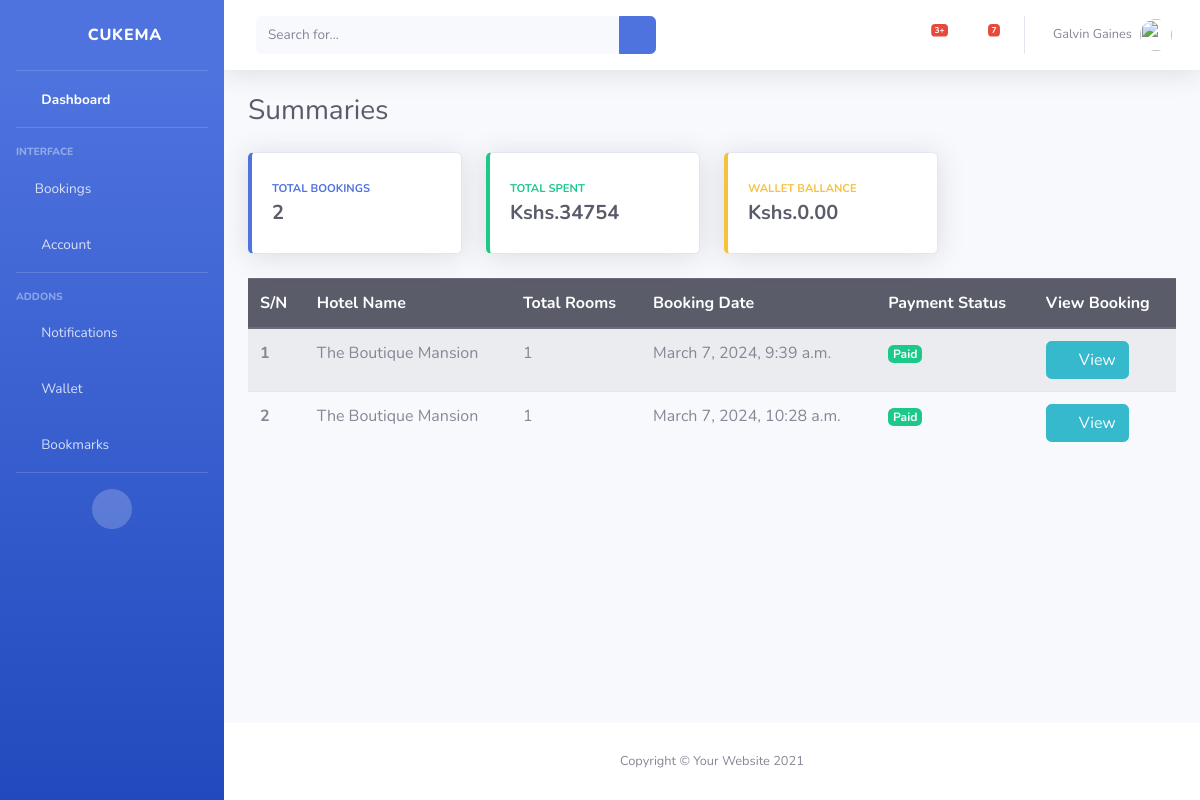
The page /dashboard/ (signed in) on the database its author committed.
### UserAuth/models.py (models this page shows, shortened)
class User(AbstractUser):
    full_name = models.CharField(max_length=225,null=True,blank=True)
    username = models.CharField(max_length=225, unique=True)
    email = models.EmailField(unique=True)
    phone = models.CharField(max_length=255,null=True, blank=True)
    gender = models.CharField(max_length=255,choices=GENDER,default='male')
    otp = models.CharField(max_length=20,null=True, blank=True)
    USERNAME_FIELD = 'email'
    REQUIRED_FIELDS = ['username']
    def __str__(self):
        return self.username

class Profile(models.Model):
    image = models.FileField(upload_to=user_directory_path,default='default.jpg',blank=True, null=True)
    user = models.OneToOneField(User, blank=True,on_delete=models.CASCADE)
    full_name = models.CharField(max_length=225,null=True,blank=True)
    phone = models.CharField(max_length=255,null=True, blank=True)
    gender = models.CharField(max_length=255,choices=GENDER,default='male')
    country = models.CharField(max_length=255,null=True, blank=True)
    identity_type = models.CharField(max_length=255,choices=IDENTITY_TYPE,null=True, blank=True)
    id_image = models.FileField(upload_to=user_directory_path,default='default.jpg',blank=True, null=True)
    Facebook = models.URLField(null=True, blank=True)
    Twitter = models.URLField(null=True, blank=True)
    Instagram = models.URLField(null=True, blank=True)
    wallet = models.DecimalField(max_digits=12, decimal_places=2,default=0.00)
    verified = models.BooleanField(default=False)
    date = models.DateField(auto_now_add=True)
    class Meta:
        ordering = ['-date']

### Hotel/models.py (models this page shows, shortened)
class Booking(models.Model):
    booking_date = models.DateTimeField(auto_now_add=True, editable=True,blank=True,null=True)
    booking_id = ShortUUIDField(length=10, max_length=10, alphabet='0123456789ABCDEFGHJKLMNPQRST', null=True, blank=True)
    user = models.ForeignKey(User, on_delete=models.SET_NULL, null=True, blank=True)
    payment_status = models.CharField(max_length=100, choices=Payment_status)
    fullname = models.CharField(max_length=100)
    email = models.EmailField(max_length=100)
    phone = models.CharField(max_length=100, null=True, blank=True)
    hotel = models.ForeignKey(Hotel, on_delete=models.SET_NULL, null=True, blank=True)
    room_type = models.ForeignKey(RoomType, on_delete=models.SET_NULL, null=True, blank=True)
    room = models.ManyToManyField(Room)
    before_discount = models.DecimalField(max_digits=12, decimal_places=2, default=0.00)
    total = models.DecimalField(max_digits=12, decimal_places=2, default=0.00)
    saved = models.DecimalField(max_digits=12, decimal_places=2, default=0.00)
    coupons = models.ManyToManyField("Hotel.Coupon", blank=True)
    checkin_date = models.DateField()
    checkout_date = models.DateField()
    total_days = models.PositiveIntegerField(default=1)
    num_adults = models.PositiveIntegerField(default=1)
    num_children = models.PositiveIntegerField(default=0)
    check_in = models.BooleanField(default=False)
    check_out = models.BooleanField(default=False)
    is_active = models.BooleanField(default=False)
    check_in_tracker = models.BooleanField(default=False)
    check_out_tracker = models.BooleanField(default=False)
    success_id = ShortUUIDField(length=10, max_length=10, alphabet='abcdefghijklmnopqrstuvwxyz', null=True, blank=True)
    stripe_payment_intent = models.CharField(max_length=100, blank=True, null=True)
    payment_id = models.CharField(max_length=100, blank=True, null=True)

class Hotel(models.Model):
    user= models.ForeignKey(User, related_name="Hotel_users",on_delete=models.SET_NULL,null=True)
    name = models.CharField(max_length=255)
    description = CKEditor5Field(null=True, blank=True,config_name='extends')
    image = models.FileField(upload_to="hotel_gallery")
    address = models.CharField(max_length=255)
    email = models.EmailField( max_length=254)
    mobile = models.CharField(max_length=255)
    status = models.CharField(max_length=255, choices=Hotel_status,default="Live")
    tags = TaggableManager(blank=True)
    views = models.IntegerField(default=0)
    featured = models.BooleanField(default=False)
    slug = models.SlugField(unique=True)
    date = models.DateField(auto_now_add=True)
    def __str__(self):
        return self.name

### User_dashboard/views.py (the view)
# urls.py: path("",dasboard,name="dashboard"),
@login_required
def dasboard(request):
    booking = Booking.objects.filter(user=request.user,payment_status="Paid")
    total_spent = Booking.objects.filter(user=request.user,payment_status="Paid").aggregate(amount=models.Sum('total'))
    context = {
        "bookings":booking,
        "total_spent":total_spent
    }
    return render(request,"user_dashboard/dashboard.html",context)

### templates/user_dashboard/dashboard.html
{% extends "user_dashboard/base.html" %}
{% load static %}
{% block body %}
<div class="d-sm-flex align-items-center justify-content-between mb-4">
  <h1 class="h3 mb-0 text-gray-800">Summaries</h1>
</div>
{% include "user_dashboard/toprow.html" %}
<table class="table table-striped table-hover table-responsive-sm">
  <thead class="thead-dark">
    <tr>
      <th scope="col">S/N</th>
      <th scope="col">Hotel Name</th>
      <th scope="col">Total Rooms</th>
      <th scope="col">Booking Date</th>
      <th scope="col">Payment Status</th>
      <th scope="col">View Booking</th>
    </tr>
  </thead>
  <tbody>
    {% for booking in bookings %}
      <tr>
          <th scope="row">{{forloop.counter}}</th>
          <td>{{booking.hotel}}</td>
          <td>{{booking.room.all.count}}</td>
          <td>{{booking.booking_date}}</td>
          <td><span class="badge badge-success">{{booking.payment_status}}</span></td>
          <td><a href="{% url "user_dashboard:booking_details" booking.booking_id %}" class="btn btn-info"><i class="fas fa-fw fa-eye"></i>View</a></td>
      </tr>
    {% endfor %}
  </tbody>
</table>
{% endblock body %}

### templates/user_dashboard/sidebar.html (shortened to what this page needs)
{% load static %}
<ul class="navbar-nav bg-gradient-primary sidebar sidebar-dark accordion" id="accordionSidebar">
    <a class="sidebar-brand d-flex align-items-center justify-content-center" href="index.html">
        <div class="sidebar-brand-icon rotate-n-15">
            <i class="fas fa-laugh-wink"></i>
        </div>
        <div class="sidebar-brand-text mx-3">{{request.user}}</div>
    </a>
    <hr class="sidebar-divider my-0">
    <li class="nav-item active">
        <a class="nav-link" href="{% url "user_dashboard:dashboard" %}">
            <i class="fas fa-fw fa-tachometer-alt"></i>
            <span>Dashboard</span></a>
    </li>
    <hr class="sidebar-divider">
    <div class="sidebar-heading">
        Interface
    </div>
    <li class="nav-item">
        <a class="nav-link collapsed" href="#" data-toggle="collapse" data-target="#collapseTwo"
            aria-expanded="true" aria-controls="collapseTwo">
            <i class="fa fa-calendar" aria-hidden="true"></i>
            <span>Bookings</span>
        </a>
    </li>
    <li class="nav-item">
        <a class="nav-link collapsed" href="#" data-toggle="collapse" data-target="#collapseUtilities"
            aria-expanded="true" aria-controls="collapseUtilities">
            <i class="fas fa-fw fa-wrench"></i>
            <span>Account</span>
        </a>
    </li>
    <hr class="sidebar-divider">
    <div class="sidebar-heading">
        Addons
    </div>
    <li class="nav-item">
        <a class="nav-link" href="{% url "user_dashboard:notifications" %}">
            <i class="fas fa-fw fa-bell"></i>
            <span>Notifications</span></a>
    </li>
    <li class="nav-item">
        <a class="nav-link" href="">
            <i class="fas fa-fw fa-wallet"></i>
            <span>Wallet</span></a>
    </li>
    <li class="nav-item">
        <a class="nav-link" href="">
            <i class="fas fa-fw fa-bookmark"></i>
            <span>Bookmarks</span></a>
    </li>
    <hr class="sidebar-divider d-none d-md-block">
    <div class="text-center d-none d-md-inline">
        <button class="rounded-circle border-0" id="sidebarToggle"></button>
    </div>
</ul>

### templates/user_dashboard/topbar.html (shortened to what this page needs)
{% load static %}
<nav class="navbar navbar-expand navbar-light bg-white topbar mb-4 static-top shadow">
    <form
        class="d-none d-sm-inline-block form-inline mr-auto ml-md-3 my-2 my-md-0 mw-100 navbar-search">
        <div class="input-group">
            <input type="text" class="form-control bg-light border-0 small" placeholder="Search for..."
                aria-label="Search" aria-describedby="basic-addon2">
            <div class="input-group-append">
                <button class="btn btn-primary" type="button">
                    <i class="fas fa-search fa-sm"></i>
                </button>
            </div>
        </div>
    </form>
    <ul class="navbar-nav ml-auto">
        <li class="nav-item dropdown no-arrow mx-1">
            <a class="nav-link dropdown-toggle" href="#" id="alertsDropdown" role="button"
                data-toggle="dropdown" aria-haspopup="true" aria-expanded="false">
                <i class="fas fa-bell fa-fw"></i>
                <span class="badge badge-danger badge-counter">3+</span>
            </a>
        </li>
        <li class="nav-item dropdown no-arrow mx-1">
            <a class="nav-link dropdown-toggle" href="#" id="messagesDropdown" role="button"
                data-toggle="dropdown" aria-haspopup="true" aria-expanded="false">
                <i class="fas fa-envelope fa-fw"></i>
                <span class="badge badge-danger badge-counter">7</span>
            </a>
        </li>
        <li class="nav-item dropdown no-arrow">
            <a class="nav-link dropdown-toggle" href="#" id="userDropdown" role="button"
                data-toggle="dropdown" aria-haspopup="true" aria-expanded="false">
                <span class="mr-2 d-none d-lg-inline text-gray-600 small">{{request.user.full_name}}</span>
                <img class="img-profile rounded-circle"
                    src="{% static "img/undraw_profile.svg" %}">
            </a>
        </li>
    </ul>
</nav>

### templates/user_dashboard/toprow.html (shortened to what this page needs)
{% load static %}
<div class="row">
    <div class="col-xl-3 col-md-6 mb-4">
        <div class="card border-left-primary shadow h-100 py-2">
            <div class="card-body">
                <div class="row no-gutters align-items-center">
                    <div class="col mr-2">
                        <div class="text-xs font-weight-bold text-primary text-uppercase mb-1">
                            Total Bookings</div>
                        <div class="h5 mb-0 font-weight-bold text-gray-800">{{bookings.count}}</div>
                    </div>
                    <div class="col-auto">
                        <i class="fas fa-calendar fa-2x text-gray-300"></i>
                    </div>
                </div>
            </div>
        </div>
    </div>
    <div class="col-xl-3 col-md-6 mb-4">
        <div class="card border-left-success shadow h-100 py-2">
            <div class="card-body">
                <div class="row no-gutters align-items-center">
                    <div class="col mr-2">
                        <div class="text-xs font-weight-bold text-success text-uppercase mb-1">
                            Total Spent</div>
                        <div class="h5 mb-0 font-weight-bold text-gray-800">Kshs.{{total_spent.amount}}</div>
                    </div>
                    <div class="col-auto">
                        <i class="fas fa-dollar-sign fa-2x text-gray-300"></i>
                    </div>
                </div>
            </div>
        </div>
    </div>
    <div class="col-xl-3 col-md-6 mb-4">
        <div class="card border-left-warning shadow h-100 py-2">
            <div class="card-body">
                <div class="row no-gutters align-items-center">
                    <div class="col mr-2">
                        <div class="text-xs font-weight-bold text-warning text-uppercase mb-1">
                            Wallet Ballance</div>
                        <div class="h5 mb-0 font-weight-bold text-gray-800">Kshs.{{request.user.profile.wallet}}</div>
                    </div>
                    <div class="col-auto">
                        <i class="fas fa-dollar-sign fa-2x text-gray-300"></i>
                    </div>
                </div>
            </div>
        </div>
    </div>
</div>

### rows shown on the page
User: user "CUKEMA", user.full_name "Galvin Gaines", user.profile.wallet "0.00"
Booking: hotel "The Boutique Mansion", room.all.count "1", booking_date "March 7, 2024, 9:39 a.m.", payment_status "Paid"
Booking: hotel "The Boutique Mansion", room.all.count "1", booking_date "March 7, 2024, 10:28 a.m.", payment_status "Paid"

### other values the page prints
{{ bookings.count }} "2"
{{ total_spent.amount }} "34754"
